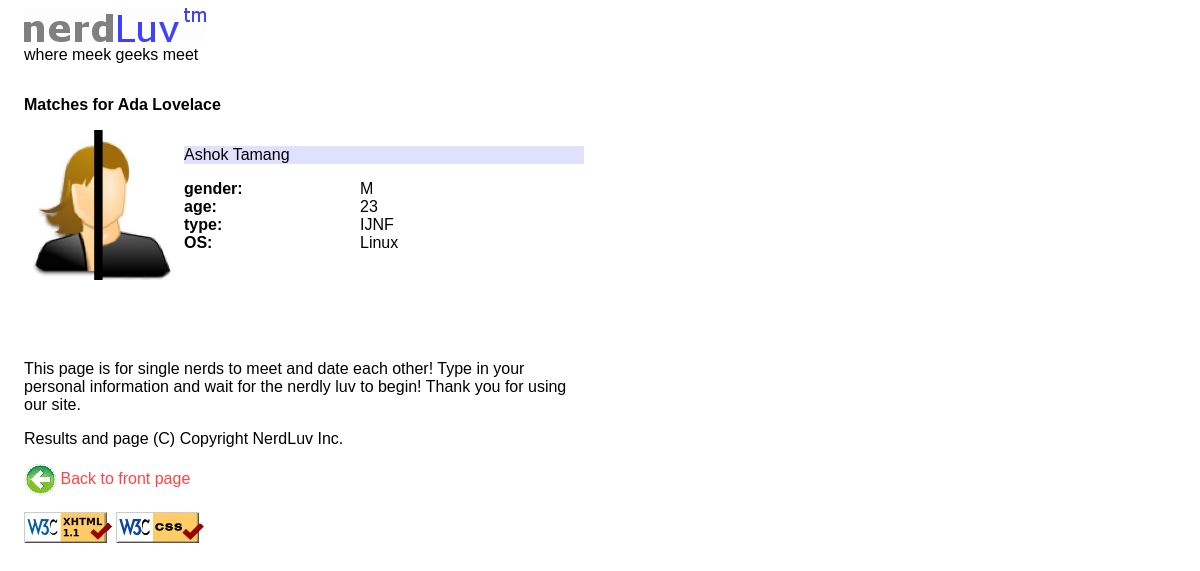
/matches-submit.php?name=Ada Lovelace, run on the app's committed database.
### tables this page shows
CREATE TABLE `user_info` (
  `id` int(10) unsigned NOT NULL AUTO_INCREMENT,
  `name` varchar(16) NOT NULL,
  `gender` varchar(1) NOT NULL,
  `age` int(2) unsigned NOT NULL,
  PRIMARY KEY (`id`),
  UNIQUE KEY `id` (`id`),
  UNIQUE KEY `name` (`name`)
);

CREATE TABLE `user_personality` (
  `id` int(10) unsigned DEFAULT NULL,
  `personality_type` varchar(4) NOT NULL,
  KEY `id` (`id`),
  CONSTRAINT `user_personality_ibfk_1` FOREIGN KEY (`id`) REFERENCES `user_info` (`id`)
);

CREATE TABLE `user_fav_os` (
  `id` int(10) unsigned DEFAULT NULL,
  `os` varchar(8) NOT NULL,
  KEY `id` (`id`),
  CONSTRAINT `user_fav_os_ibfk_1` FOREIGN KEY (`id`) REFERENCES `user_info` (`id`)
);

### matches-submit.php (the view, shortened to what this page needs)
<?php
include_once("database_connection.php");
$owner_name = $db->quote($_GET["name"]);
$owner_query = $db->query("SELECT * FROM user_info where name=$owner_name;");
if ($owner_query -> rowCount() > 0) {
    $owner = $owner_query->fetch();
    $owner_id = (int) $owner["id"];
    $owner_gender = $owner["gender"];
    $owner_age = (int) $owner["age"];
    $query = "SELECT personality_type from user_personality where id=$owner_id;";
    $owner_personality = $db->query($query)->fetch()["personality_type"];
    $query = "SELECT os from user_fav_os where id=$owner_id;";
    $owner_os = $db->query($query)->fetch()["os"];
    $owner_os = $db->quote($owner_os);
    $query = "SELECT min_seeking_age, max_seeking_age from user_seeking_age where id=$owner_id;";
    $seeking_age = $db->query($query)->fetch();
    $owner_min_seek = (int)$seeking_age["min_seeking_age"];
    $owner_max_seek = (int)$seeking_age["max_seeking_age"];
}
$opposite_gender = '';
if (strcmp($owner_gender, 'M') === 0) {
    $opposite_gender = 'F';
} else {
    $opposite_gender = 'M';
}
$opposite_gender = $db->quote($opposite_gender);
$matches = array();
$query = "
    SELECT user.*, os.os, pt.personality_type, seek.min_seeking_age, seek.max_seeking_age
    FROM user_info user
    JOIN user_fav_os os ON user.id = os.id
    JOIN user_personality pt ON user.id = pt.id
    JOIN user_seeking_age seek ON user.id = seek.id
    WHERE user.gender = $opposite_gender
    and user.age >= $owner_min_seek
    and user.age <= $owner_max_seek
    and seek.min_seeking_age <= $owner_age
    and seek.max_seeking_age >= $owner_age
    and os.os = $owner_os;
";
$potential_matches = $db->query($query);
if ($potential_matches->rowCount() > 0) {
    $rows = $potential_matches->fetchAll(PDO::FETCH_ASSOC);
    foreach($rows as $potential_match) {
        $pattern = "/[".$owner_personality."]/";
        if (preg_match($pattern, $potential_match["personality_type"]) === 1) {
            $matches[] = $potential_match;
        }
    }
}
if (count($matches) === 0) {
?>
    <div> No match is found. </div>
<?php
} else {
?>
<p><strong> Matches for <?= $_GET["name"] ?> </strong></p>
<?php
    foreach($matches as $single_info) {
?>
<div class="match">
    <img src="user.jpg" alt="Profile Picture">
    <div>
        <p> <?= $single_info["name"] ?> </p>
        <ul>
            <li>
                <strong>gender: </strong>
                <?= $single_info["gender"] ?>
            </li>
            <li>
                <strong>age: </strong>
                <?= $single_info["age"] ?>
            </li>
            <li>
                <strong>type: </strong>
                <?= $single_info["personality_type"] ?>
            </li>
            <li>
                <strong>OS: </strong>
                <?= $single_info["os"] ?>
            </li>
        </ul>
    </div>
</div>
<?php
    }
}
include("bottom.html"); ?>

### nerdluv.css (style rules this page uses)
* { font-size: 12pt; font-family: "Verdana", "Geneva", sans-serif; }
a { color: #F44; text-decoration: none; }
a img { border: none; }
#bannerarea { margin-bottom: 2em; }
body { background-color: white; padding-left: 1em; }
body > div, form { overflow: hidden; width: 35em; }
div { overflow: hidden; }
fieldset strong, ul strong, fieldset label.left, fieldset .column { float: left; width: 11em; }
.match { margin-bottom: 1em; }
.match img { width: 150px; float: left; margin-right: 10px; margin-bottom: 3em; }
.match p { background-color: #E0E0FF; clear: left; }
ul { list-style-type: none; padding-left: 0em; }
ul li a img { vertical-align: middle; }
#w3c { clear: both; }

### data on the page
user_info: name "Ashok Tamang", gender "M", age "23", user_personality.personality_type "IJNF", user_fav_os.os "Linux"

### other printed values
$_GET["name"] "Ada Lovelace"
